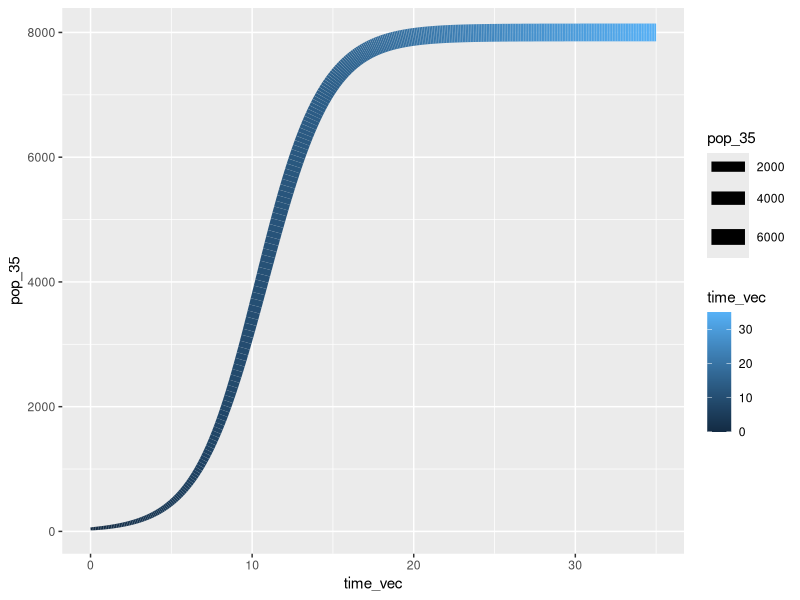
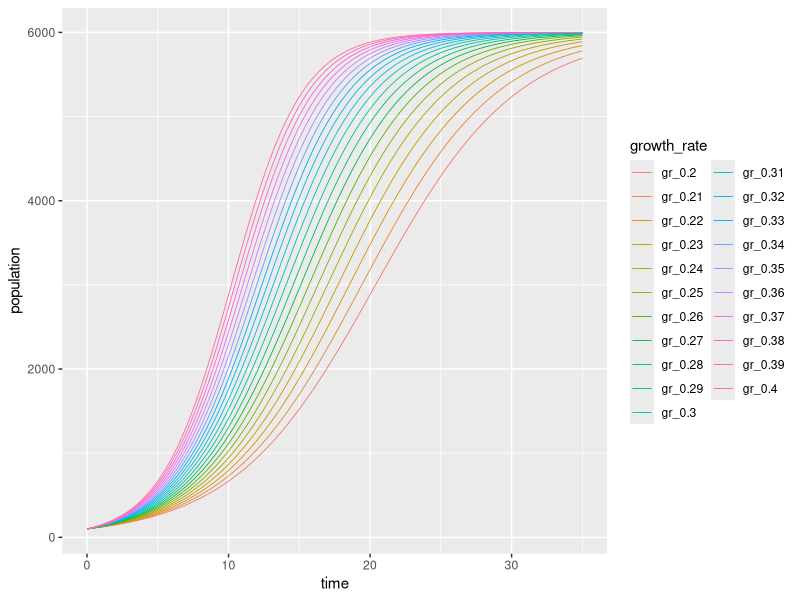

These figures' R source, in order:
## ---- chunk 1
library(tidyverse)

## ---- chunk 2
quarter_splits <- c(1.0, 1.1, 1.2, 1.1, 1.4, 1.5, 1.6, 1.4)

for(i in seq_along(quarter_splits)) {
  print(quarter_splits[i] + quarter_splits[i + 1])
}
## ---- chunk 3
double_this <- function(my_value) {
  print(my_value * 2)
}

double_this(5)

# this function is also vectorized!!!
double_this(c(1, 2, 10, 175))

## ---- chunk 4
#Write a function that asks for a users function name and age, and returns an exclamation like "My name is __ and I am __ years old

name_age <- function(name, age) {
  print(paste("My name is", name, "and I am", age, "years old"))
}

## ---- chunk 5
calc_age <- function(animal, human_age) {
  if(animal == "dog") {
    print(human_age * 7)
  } else if(animal == "goat") {
    print(human_age * 4.7)
  }
  else print(paste0("This function is not built to calculate ages of ", animal))
}
## ---- chunk 6
dog_choice <- tribble(
  ~dog_name, ~food, 
  "Khora", "everything",
  "Teddy", "salmon",
  "Waffle", "pancakes",
  "Banjo", "chicken"
)

dog_menu <- function(name) {
  my_subset <- filter(dog_choice, dog_name == name)
  print(paste("My name is", my_subset$dog_name, "and my favorite food is", my_subset$food))
}


## ---- chunk 7
means_over_columns <- function(df) {
  for(i in seq_along(df)) {
    col_mean <- mean(df[[i]], na.rm = TRUE) # calculate mean
    column_name <- colnames(df[i]) #pull out col names
    print(paste("The mean value of", column_name, "is", col_mean))
  }
}

means_over_columns(df = mtcars)
## ---- chunk 8

#shortcut - cmd/opt/x

logistic_growth <- function(K, N0, r, time) {
  K / (1 + ((K - N0) / N0) * exp(-r * time))
}

#test
logistic_growth(K = 5000, N0 = 100, r = 0.01, t = 42)

# add a time vector

time_vec <- seq(from = 0, to = 35, by = 0.1)

pop_35 <- logistic_growth(N0 = 40, K = 8000, r = 0.5, time = time_vec)

pop_time_35_df <- data.frame(time_vec, pop_35)

ggplot(pop_time_35_df, aes(x = time_vec, y = pop_35, color = time_vec, size = pop_35)) + geom_line()
## ---- chunk 9
pop_35_vec <- vector(mode = "numeric", length = length(time_vec))

for(i in seq_along(time_vec)) {
  population <- logistic_growth(N0 = 100, K = 6000, r = 0.27, time = time_vec[i])
  pop_35_vec[i] <- population
}

pop_35_vec

# now iterate to extend over multiple growth rates

r_seq <- seq(from = 0.2, to = 0.4, by = 0.01)

## ---- chunk 10
out_matrix <- matrix(nrow = length(time_vec), ncol = length(r_seq))
## ---- chunk 11
for(i in seq_along(r_seq)) {
  for(j in seq_along(time_vec)) {
    pop <- logistic_growth(N0 = 100, K = 6000, r = r_seq[i], time = time_vec[j])
    out_matrix[j, i] <- pop
  }
}
## ---- chunk 12
pop_df <- data.frame(out_matrix, time = time_vec)

colnames(pop_df) <- c(paste0("gr_", r_seq), "time")

logistic_df_long<- pop_df |> 
  pivot_longer(cols = -time, values_to = "population", names_to = "growth_rate")

ggplot(logistic_df_long, aes(x = time, y = population, color = growth_rate)) +geom_line(size = 0.3) 
## ---- chunk 13
calc_wind_power <- function(rho, radius, windspeed) {
  0.3 * rho * pi * (radius ^ 2) * (windspeed ^ 3)
  if (windspeed > 130){
    warning("woah, thats really fast. are you sure??")
  }
  if (rho > 1.225) {
    warning("that air density is suspicious")
  }
  if (radius < 0) {
    stop("rotor radius MUST be a positive value (in metres)")
  }
}
  

calc_wind_power(1.225, 50, 35)
